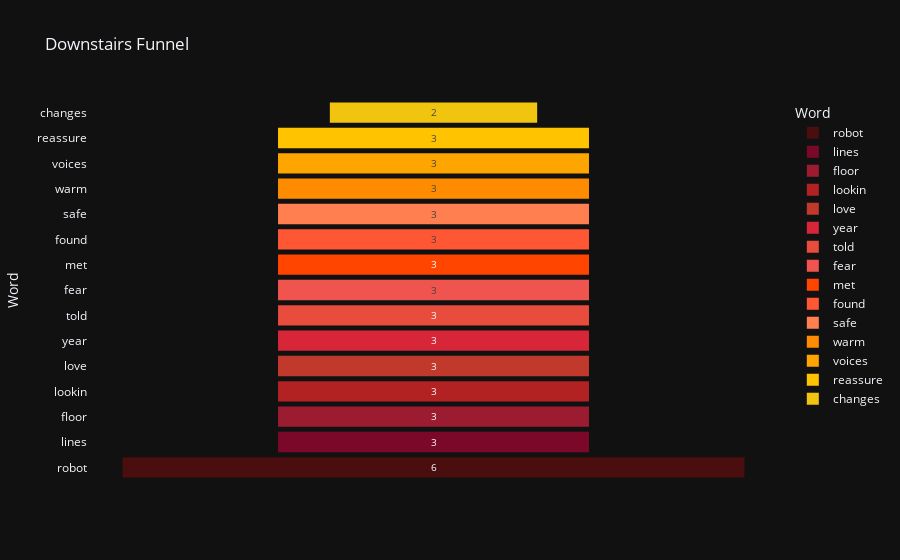

Notebook code cell kept with this figure:
### Markdown cell above
### Downstairs Funnel Chart

### Code cell
df_counts = pd.DataFrame(counts.most_common(15), columns=['Word', 'Count'])

fig = px.funnel(df_counts, x='Count', y='Word',
                title='Downstairs Funnel',
                color = 'Word',
                color_discrete_sequence=warm_colors)
fig.show()

### Figure 1 — Plotly figure (JSON) as saved in the notebook; plotly's stock layout.template omitted (floating-point values rounded to 4 significant figures)
{"data": [{"hovertemplate": "Word=%{y}<br>Count=%{x}<extra></extra>", "legendgroup": "robot", "marker": {"color": "#4A0E0E"}, "name": "robot", "orientation": "h", "showlegend": true, "x": [6], "xaxis": "x", "y": ["robot"], "yaxis": "y", "type": "funnel"}, {"hovertemplate": "Word=%{y}<br>Count=%{x}<extra></extra>", "legendgroup": "lines", "marker": {"color": "#7B0828"}, "name": "lines", "orientation": "h", "showlegend": true, "x": [3], "xaxis": "x", "y": ["lines"], "yaxis": "y", "type": "funnel"}, {"hovertemplate": "Word=%{y}<br>Count=%{x}<extra></extra>", "legendgroup": "floor", "marker": {"color": "#9B1B30"}, "name": "floor", "orientation": "h", "showlegend": true, "x": [3], "xaxis": "x", "y": ["floor"], "yaxis": "y", "type": "funnel"}, {"hovertemplate": "Word=%{y}<br>Count=%{x}<extra></extra>", "legendgroup": "lookin", "marker": {"color": "#B22222"}, "name": "lookin", "orientation": "h", "showlegend": true, "x": [3], "xaxis": "x", "y": ["lookin"], "yaxis": "y", "type": "funnel"}, {"hovertemplate": "Word=%{y}<br>Count=%{x}<extra></extra>", "legendgroup": "love", "marker": {"color": "#C0392B"}, "name": "love", "orientation": "h", "showlegend": true, "x": [3], "xaxis": "x", "y": ["love"], "yaxis": "y", "type": "funnel"}, {"hovertemplate": "Word=%{y}<br>Count=%{x}<extra></extra>", "legendgroup": "year", "marker": {"color": "#D72638"}, "name": "year", "orientation": "h", "showlegend": true, "x": [3], "xaxis": "x", "y": ["year"], "yaxis": "y", "type": "funnel"}, {"hovertemplate": "Word=%{y}<br>Count=%{x}<extra></extra>", "legendgroup": "told", "marker": {"color": "#E74C3C"}, "name": "told", "orientation": "h", "showlegend": true, "x": [3], "xaxis": "x", "y": ["told"], "yaxis": "y", "type": "funnel"}, {"hovertemplate": "Word=%{y}<br>Count=%{x}<extra></extra>", "legendgroup": "fear", "marker": {"color": "#F0544F"}, "name": "fear", "orientation": "h", "showlegend": true, "x": [3], "xaxis": "x", "y": ["fear"], "yaxis": "y", "type": "funnel"}, {"hovertemplate": "Word=%{y}<br>Count=%{x}<extra></extra>", "legendgroup": "met", "marker": {"color": "#FF4500"}, "name": "met", "orientation": "h", "showlegend": true, "x": [3], "xaxis": "x", "y": ["met"], "yaxis": "y", "type": "funnel"}, {"hovertemplate": "Word=%{y}<br>Count=%{x}<extra></extra>", "legendgroup": "found", "marker": {"color": "#FF5733"}, "name": "found", "orientation": "h", "showlegend": true, "x": [3], "xaxis": "x", "y": ["found"], "yaxis": "y", "type": "funnel"}, {"hovertemplate": "Word=%{y}<br>Count=%{x}<extra></extra>", "legendgroup": "safe", "marker": {"color": "#FF7F50"}, "name": "safe", "orientation": "h", "showlegend": true, "x": [3], "xaxis": "x", "y": ["safe"], "yaxis": "y", "type": "funnel"}, {"hovertemplate": "Word=%{y}<br>Count=%{x}<extra></extra>", "legendgroup": "warm", "marker": {"color": "#FF8C00"}, "name": "warm", "orientation": "h", "showlegend": true, "x": [3], "xaxis": "x", "y": ["warm"], "yaxis": "y", "type": "funnel"}, {"hovertemplate": "Word=%{y}<br>Count=%{x}<extra></extra>", "legendgroup": "voices", "marker": {"color": "#FFA500"}, "name": "voices", "orientation": "h", "showlegend": true, "x": [3], "xaxis": "x", "y": ["voices"], "yaxis": "y", "type": "funnel"}, {"hovertemplate": "Word=%{y}<br>Count=%{x}<extra></extra>", "legendgroup": "reassure", "marker": {"color": "#FFC300"}, "name": "reassure", "orientation": "h", "showlegend": true, "x": [3], "xaxis": "x", "y": ["reassure"], "yaxis": "y", "type": "funnel"}, {"hovertemplate": "Word=%{y}<br>Count=%{x}<extra></extra>", "legendgroup": "changes", "marker": {"color": "#F1C40F"}, "name": "changes", "orientation": "h", "showlegend": true, "x": [2], "xaxis": "x", "y": ["changes"], "yaxis": "y", "type": "funnel"}], "layout": {"xaxis": {"anchor": "y", "domain": [0.0, 1.0], "title": {"text": "Count"}}, "yaxis": {"anchor": "x", "domain": [0.0, 1.0], "title": {"text": "Word"}, "categoryorder": "array", "categoryarray": ["changes", "reassure", "voices", "warm", "safe", "found", "met", "fear", "told", "year", "love", "lookin", "floor", "lines", "robot"]}, "legend": {"title": {"text": "Word"}, "tracegroupgap": 0}, "title": {"text": "Downstairs Funnel"}}}
